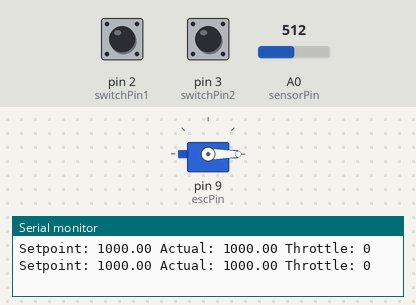
This sketch was run on a simulated Arduino Uno, built with avr-gcc and run on an emulated ATmega328P. On the bench: servo, the last lines printed to the serial monitor. The test bench sets the inputs (shaded band); at power-on: A0 (sensorPin) = 512, pin 2 (switchPin1) HIGH, pin 3 (switchPin2) HIGH.

Above: at 6.2 s.
6.3 s: A0 (sensorPin) set to 306
At 7.4 s:
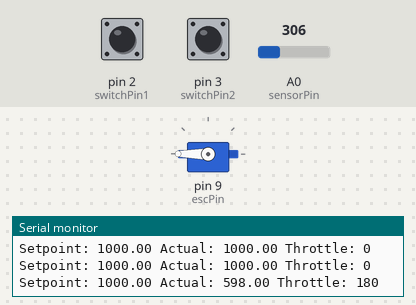
8.5 s: A0 (sensorPin) set to 512
10.2 s: A0 (sensorPin) set to 520
At 11.7 s:
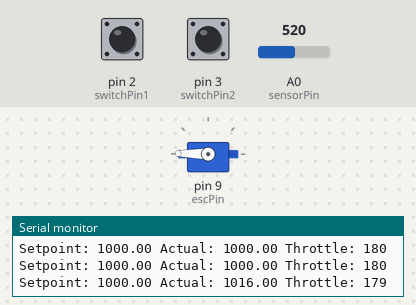
14.2 s: A0 (sensorPin) set to 511
16.5 s: pin 2 (switchPin1) pulsed LOW 5 times (0.12 s each, 0.3 s apart)
At 18.2 s:
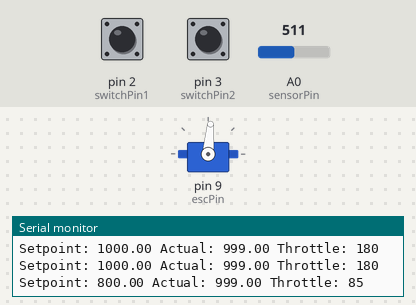
Timing chart, 0 to 20.5 s (numbered marks = the images above; inputs shaded):
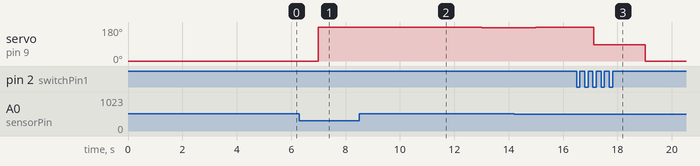

The sketch:

motor_test_5_30_10.ino
```cpp
#include <Servo.h>

// 핀 및 변수 설정
Servo esc;
int escPin = 9;           // ESC 신호 핀 (D9)
int sensorPin = A0;       // 속도 센서 핀 (아날로그 입력, 다이어그램의 w 측정)
int switchPin1 = 2;       // 스위치 1 (속도 감소 및 정지, 인터럽트 핀 D2)
int switchPin2 = 3;       // 스위치 2 (속도 증가 및 복귀, 인터럽트 핀 D3)
volatile float setpoint = 1000.0;  // 목표 속도 (RPM, 다이어그램의 w*)
volatile float previousSetpoint = 1000.0;  // 정지 전 속도 저장
float Kp = 0.5;           // 비례 이득 (다이어그램의 Kp)
float Ki = 0.01;          // 적분 이득 (다이어그램의 PI 블록)
float prevError = 0.0;    // 이전 오차 (미분 항 제거, PI 제어로 수정)
float integral = 0.0;     // 적분 항 (다이어그램의 PI 적분 부분)
volatile int throttle = 0;         // ESC 스로틀 값 (0~180, 다이어그램의 J_p, J_ep)
volatile bool isStopped = false;   // 정지 상태 플래그
volatile bool decreaseSpeed = false;  // 속도 감소 플래그 (인터럽트용)
volatile bool increaseSpeed = false;  // 속도 증가 플래그 (인터럽트용)

// 타이머 인터럽트 플래그
volatile bool timerFlag = false;

void setup() {
  // ESC 초기화
  esc.attach(escPin, 1000, 2000);  // PWM 범위 설정 (1000~2000μs)
  esc.write(0);                    // 초기 정지 (스로틀 0)
  delay(5000);                     // ESC 초기화 대기 (5초)
  Serial.begin(9600);              // 디버깅용 시리얼 시작

  // 스위치 핀 설정 (풀다운 저항 사용)
  pinMode(switchPin1, INPUT);
  pinMode(switchPin2, INPUT);

  // 인터럽트 설정 (스위치 1, 2에 대해 RISING 트리거)
  attachInterrupt(digitalPinToInterrupt(switchPin1), decreaseSpeedISR, RISING);  // 스위치 1 인터럽트
  attachInterrupt(digitalPinToInterrupt(switchPin2), increaseSpeedISR, RISING);  // 스위치 2 인터럽트

  // 타이머 인터럽트 설정 (Timer1, 100ms 주기)
  cli();  // 인터럽트 비활성화
  TCCR1A = 0;  // Timer1 레지스터 초기화
  TCCR1B = 0;
  TCNT1 = 0;   // 타이머 카운터 초기화
  OCR1A = 15624;  // 100ms 주기 (16MHz, 1024 분주율: (16,000,000 / 1024) * 0.1 = 15625)
  TCCR1B |= (1 << WGM12);  // CTC 모드
  TCCR1B |= (1 << CS12) | (1 << CS10);  // 1024 분주율
  TIMSK1 |= (1 << OCIE1A);  // 타이머 비교 인터럽트 활성화
  sei();  // 인터럽트 활성화
}

// 스위치 1 인터럽트 서비스 루틴 (속도 감소 트리거)
void decreaseSpeedISR() {
  if (!isStopped) {
    decreaseSpeed = true;
  }
}

// 스위치 2 인터럽트 서비스 루틴 (속도 증가 트리거)
void increaseSpeedISR() {
  if (isStopped) {
    increaseSpeed = true;
  }
}

// 타이머 인터럽트 서비스 루틴 (100ms 주기)
ISR(TIMER1_COMPA_vect) {
  timerFlag = true;  // PID 계산 트리거
}

void loop() {
  // 속도 감소 처리 (인터럽트로 트리거)
  if (decreaseSpeed) {
    previousSetpoint = setpoint;  // 현재 setpoint 저장 (다이어그램의 w* 저장)
    while (setpoint > 0) {
      setpoint -= 50.0;  // 50 RPM씩 감소
      setpoint = max(setpoint, 0.0);  // 0 이하로 안 떨어지게
      delay(100);  // 감소 속도 조절 (100ms마다 감소)
      if (digitalRead(switchPin1) == LOW) break;  // 스위치 떼면 중단
    }
    if (setpoint == 0) isStopped = true;  // 정지 상태로
    decreaseSpeed = false;  // 플래그 리셋
  }

  // 속도 증가 처리 (인터럽트로 트리거)
  if (increaseSpeed) {
    while (setpoint < previousSetpoint) {
      setpoint += 50.0;  // 50 RPM씩 증가
      setpoint = min(setpoint, previousSetpoint);  // 이전 속도 초과 안 함
      delay(100);  // 증가 속도 조절
      if (digitalRead(switchPin2) == LOW) break;  // 스위치 떼면 중단
    }
    if (setpoint == previousSetpoint) isStopped = false;  // 정상 상태로
    increaseSpeed = false;  // 플래그 리셋
  }

  // 타이머 인터럽트로 주기적 PID 계산 (100ms)
  if (timerFlag) {
    // 센서에서 실제 속도 측정 (RPM 단위, 다이어그램의 w)
    int sensorValue = analogRead(sensorPin);  // 센서 값 읽기 (0~1023)
    float actualSpeed = map(sensorValue, 0, 1023, 0, 2000);  // 0~2000 RPM으로 매핑 (조정 필요)

    // PI 제어 계산 (다이어그램의 PI 블록)
    float error = setpoint - actualSpeed;  // 오차 (다이어그램의 e = w* - w)
    integral += error;                     // 적분 항 누적 (다이어그램의 PI 적분)
    float output = (Kp * error) + (Ki * integral);  // PI 출력 (D항 제거)

    // 스로틀 값 조정 (0~180 범위 유지, 다이어그램의 J_p, J_ep)
    throttle = constrain(throttle + output, 0, 180);
    esc.write(throttle);  // ESC에 스로틀 값 전달

    // 디버깅 출력
    Serial.print("Setpoint: "); Serial.print(setpoint);
    Serial.print(" Actual: "); Serial.print(actualSpeed);
    Serial.print(" Throttle: "); Serial.println(throttle);

    // 상태 저장
    prevError = error;

    timerFlag = false;  // 플래그 리셋
  }
}
```

Measured:
- after the input at 6.3 s, servo on pin 9 (escPin): 0° → 180° after 0.70 s
- after the input at 10.2 s, servo on pin 9 (escPin): 180° → 179° after 0.80 s, → 178° 1.0 s later, → 177° 1.0 s later, → 176° 1.0 s later
- after the input at 16.5 s, servo on pin 9 (escPin): 180° → 85° after 0.62 s, → 0° 1.9 s later
